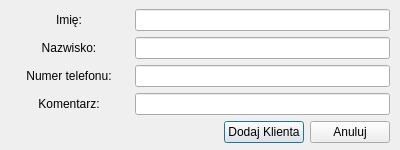
<?xml version="1.0" encoding="UTF-8"?>
<ui version="4.0">
 <class>addNewClient</class>
 <widget class="QDialog" name="addNewClient">
  <property name="windowModality">
   <enum>Qt::NonModal</enum>
  </property>
  <property name="geometry">
   <rect>
    <x>0</x>
    <y>0</y>
    <width>400</width>
    <height>150</height>
   </rect>
  </property>
  <property name="sizePolicy">
   <sizepolicy hsizetype="Fixed" vsizetype="Fixed">
    <horstretch>0</horstretch>
    <verstretch>0</verstretch>
   </sizepolicy>
  </property>
  <property name="minimumSize">
   <size>
    <width>400</width>
    <height>150</height>
   </size>
  </property>
  <property name="maximumSize">
   <size>
    <width>400</width>
    <height>150</height>
   </size>
  </property>
  <property name="windowTitle">
   <string>Dialog</string>
  </property>
  <widget class="QWidget" name="verticalLayoutWidget">
   <property name="geometry">
    <rect>
     <x>9</x>
     <y>9</y>
     <width>381</width>
     <height>139</height>
    </rect>
   </property>
   <layout class="QGridLayout" name="gridLayout">
    <property name="sizeConstraint">
     <enum>QLayout::SetMaximumSize</enum>
    </property>
    <item row="0" column="0">
     <layout class="QHBoxLayout" name="horizontalLayout">
      <item>
       <widget class="QLabel" name="NameLabel">
        <property name="sizePolicy">
         <sizepolicy hsizetype="Fixed" vsizetype="Fixed">
          <horstretch>0</horstretch>
          <verstretch>0</verstretch>
         </sizepolicy>
        </property>
        <property name="minimumSize">
         <size>
          <width>120</width>
          <height>0</height>
         </size>
        </property>
        <property name="text">
         <string>Imię:</string>
        </property>
        <property name="alignment">
         <set>Qt::AlignCenter</set>
        </property>
       </widget>
      </item>
      <item>
       <widget class="QLineEdit" name="NameField"/>
      </item>
     </layout>
    </item>
    <item row="1" column="0">
     <layout class="QHBoxLayout" name="horizontalLayout_4">
      <item>
       <widget class="QLabel" name="LastnameLabel">
        <property name="minimumSize">
         <size>
          <width>120</width>
          <height>0</height>
         </size>
        </property>
        <property name="text">
         <string>Nazwisko:</string>
        </property>
        <property name="alignment">
         <set>Qt::AlignCenter</set>
        </property>
       </widget>
      </item>
      <item>
       <widget class="QLineEdit" name="LastnameField"/>
      </item>
     </layout>
    </item>
    <item row="2" column="0">
     <layout class="QHBoxLayout" name="horizontalLayout_3">
      <item>
       <widget class="QLabel" name="PhoneLabel">
        <property name="minimumSize">
         <size>
          <width>120</width>
          <height>0</height>
         </size>
        </property>
        <property name="text">
         <string>Numer telefonu:</string>
        </property>
        <property name="alignment">
         <set>Qt::AlignCenter</set>
        </property>
       </widget>
      </item>
      <item>
       <widget class="QLineEdit" name="PhoneField"/>
      </item>
     </layout>
    </item>
    <item row="3" column="0">
     <layout class="QHBoxLayout" name="horizontalLayout_2">
      <item>
       <widget class="QLabel" name="CommentLabel">
        <property name="minimumSize">
         <size>
          <width>120</width>
          <height>0</height>
         </size>
        </property>
        <property name="text">
         <string>Komentarz:</string>
        </property>
        <property name="alignment">
         <set>Qt::AlignCenter</set>
        </property>
       </widget>
      </item>
      <item>
       <widget class="QLineEdit" name="CommentField"/>
      </item>
     </layout>
    </item>
    <item row="4" column="0">
     <layout class="QHBoxLayout" name="horizontalLayout_5">
      <item>
       <spacer name="horizontalSpacer">
        <property name="orientation">
         <enum>Qt::Horizontal</enum>
        </property>
        <property name="sizeHint" stdset="0">
         <size>
          <width>40</width>
          <height>20</height>
         </size>
        </property>
       </spacer>
      </item>
      <item>
       <widget class="QPushButton" name="AddClientButton">
        <property name="sizePolicy">
         <sizepolicy hsizetype="Fixed" vsizetype="Fixed">
          <horstretch>0</horstretch>
          <verstretch>0</verstretch>
         </sizepolicy>
        </property>
        <property name="text">
         <string>Dodaj Klienta</string>
        </property>
       </widget>
      </item>
      <item>
       <widget class="QPushButton" name="CancelButton">
        <property name="sizePolicy">
         <sizepolicy hsizetype="Fixed" vsizetype="Fixed">
          <horstretch>0</horstretch>
          <verstretch>0</verstretch>
         </sizepolicy>
        </property>
        <property name="text">
         <string>Anuluj</string>
        </property>
        <property name="autoDefault">
         <bool>true</bool>
        </property>
       </widget>
      </item>
     </layout>
    </item>
   </layout>
  </widget>
 </widget>
 <resources/>
 <connections/>
</ui>
